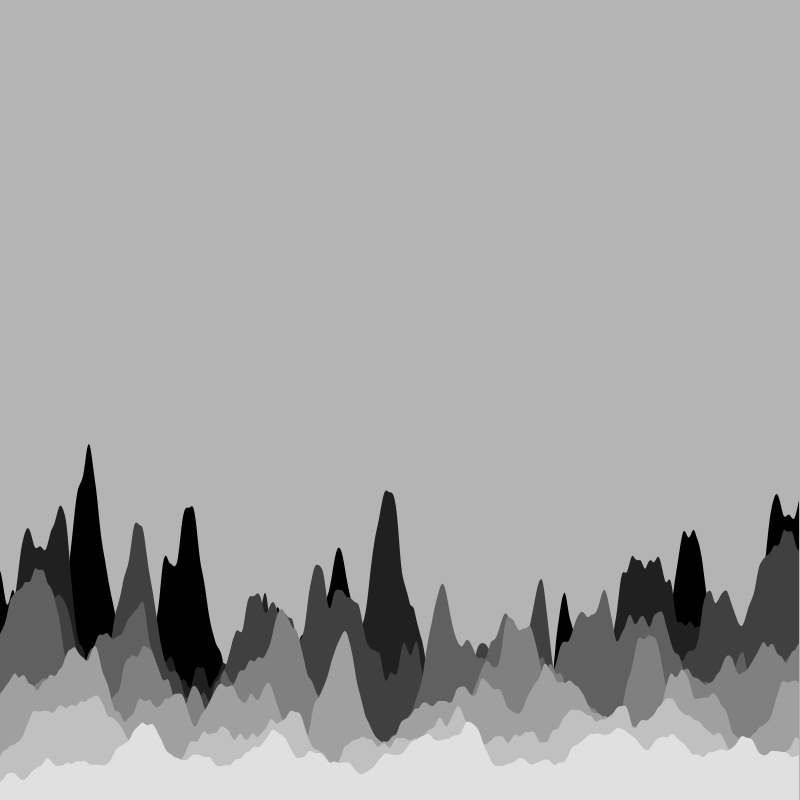
Frame 1 (no input)
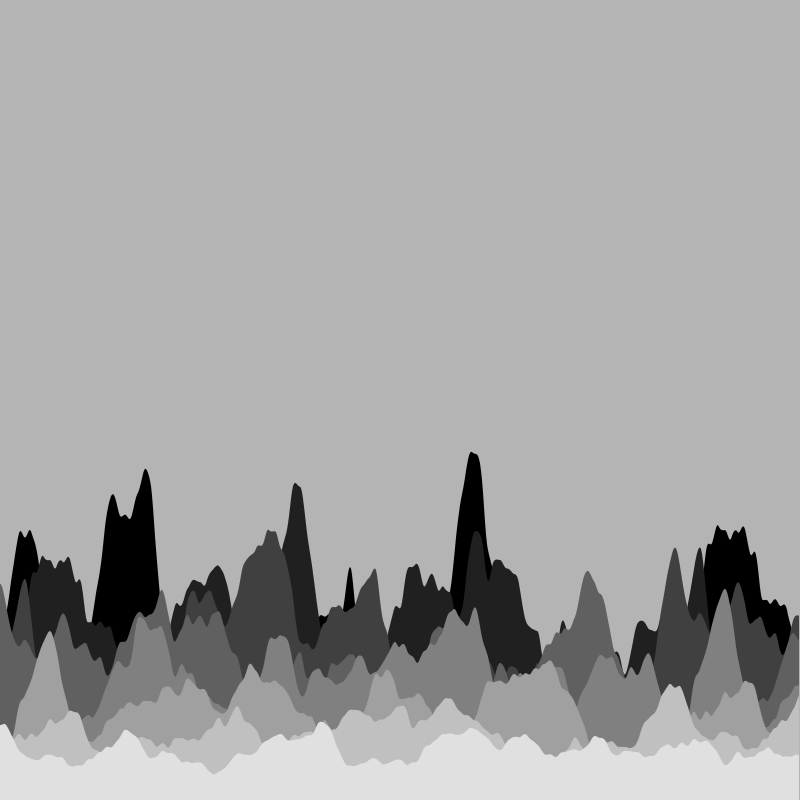
Frame 60 (the mouse pressed at the canvas centre just before this capture)
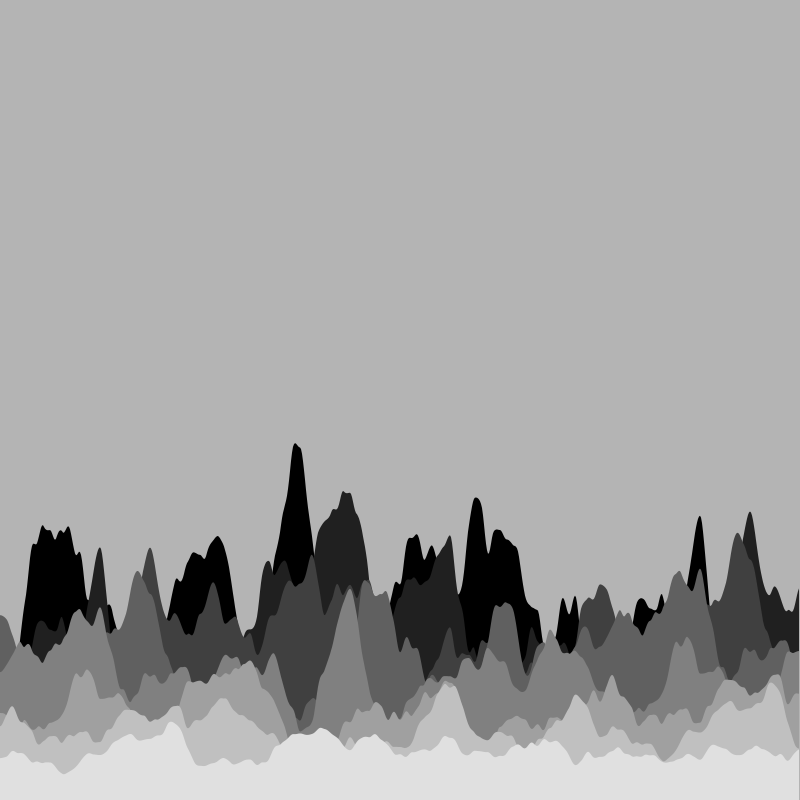
Frame 120 (the mouse held since frame 60 and released just before this capture)

The Processing sketch that drew these frames (run headless with seeded random() and noise(); from frame 60 on, the mouse is pressed at the canvas centre):

// Processing sketch: Parallax_Noise
// ── Parallax_Noise.pde
int layers = 8;
float dx = .02;
float dxs = .025;
float w = 1;
float h = 50;

void setup() {
  size(800, 800);
  
  noStroke();
}

void draw() {
  background(180);
  
  float prev_y = 0;
  
  for (int l = 0; l < layers; l++) {
    fill(l*256.0/layers);
    for (int x = 0; x < width; x+=w) {
      float y = height-(1+layers-l)*h*noise(dx*x+l*15+frameCount*(layers-l+1)*dxs);
      quad(x-w, height, x-w, prev_y, x, y, x, height);
      prev_y = y;
    }
  }
}
